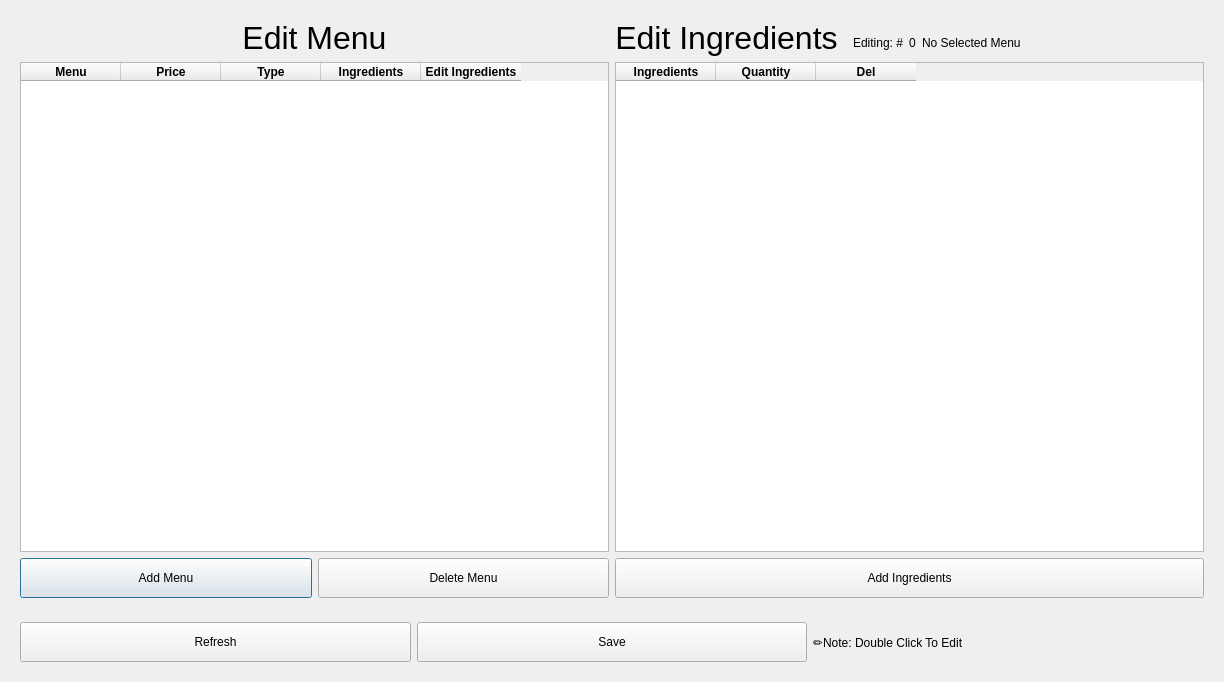
<?xml version="1.0" encoding="UTF-8"?>
<ui version="4.0">
 <class>editmenu</class>
 <widget class="QDialog" name="editmenu">
  <property name="geometry">
   <rect>
    <x>0</x>
    <y>0</y>
    <width>1224</width>
    <height>682</height>
   </rect>
  </property>
  <property name="windowTitle">
   <string>Dialog</string>
  </property>
  <layout class="QVBoxLayout" name="verticalLayout_3">
   <item>
    <widget class="QWidget" name="widget" native="true">
     <layout class="QHBoxLayout" name="horizontalLayout_5">
      <item>
       <layout class="QVBoxLayout" name="verticalLayout">
        <item>
         <widget class="QLabel" name="label_3">
          <property name="font">
           <font>
            <pointsize>24</pointsize>
           </font>
          </property>
          <property name="text">
           <string>Edit Menu</string>
          </property>
          <property name="alignment">
           <set>Qt::AlignmentFlag::AlignCenter</set>
          </property>
         </widget>
        </item>
        <item>
         <widget class="QTableWidget" name="MenuTable">
          <attribute name="horizontalHeaderDefaultSectionSize">
           <number>100</number>
          </attribute>
          <column>
           <property name="text">
            <string>Menu</string>
           </property>
           <property name="font">
            <font>
             <bold>true</bold>
            </font>
           </property>
          </column>
          <column>
           <property name="text">
            <string>Price</string>
           </property>
           <property name="font">
            <font>
             <bold>true</bold>
            </font>
           </property>
          </column>
          <column>
           <property name="text">
            <string>Type</string>
           </property>
           <property name="font">
            <font>
             <bold>true</bold>
            </font>
           </property>
          </column>
          <column>
           <property name="text">
            <string>Ingredients</string>
           </property>
           <property name="font">
            <font>
             <bold>true</bold>
            </font>
           </property>
          </column>
          <column>
           <property name="text">
            <string>Edit Ingredients</string>
           </property>
           <property name="font">
            <font>
             <bold>true</bold>
            </font>
           </property>
          </column>
         </widget>
        </item>
        <item>
         <layout class="QHBoxLayout" name="horizontalLayout_2">
          <item>
           <widget class="QPushButton" name="AddMenuBtn">
            <property name="minimumSize">
             <size>
              <width>0</width>
              <height>40</height>
             </size>
            </property>
            <property name="text">
             <string>Add Menu</string>
            </property>
           </widget>
          </item>
          <item>
           <widget class="QPushButton" name="DelMenuBtn">
            <property name="minimumSize">
             <size>
              <width>0</width>
              <height>40</height>
             </size>
            </property>
            <property name="text">
             <string>Delete Menu</string>
            </property>
           </widget>
          </item>
         </layout>
        </item>
       </layout>
      </item>
      <item>
       <layout class="QVBoxLayout" name="verticalLayout_2">
        <item>
         <layout class="QHBoxLayout" name="horizontalLayout_4">
          <item>
           <widget class="QLabel" name="label_4">
            <property name="sizePolicy">
             <sizepolicy hsizetype="Minimum" vsizetype="Preferred">
              <horstretch>0</horstretch>
              <verstretch>0</verstretch>
             </sizepolicy>
            </property>
            <property name="minimumSize">
             <size>
              <width>0</width>
              <height>0</height>
             </size>
            </property>
            <property name="font">
             <font>
              <pointsize>24</pointsize>
             </font>
            </property>
            <property name="text">
             <string>Edit Ingredients</string>
            </property>
            <property name="alignment">
             <set>Qt::AlignmentFlag::AlignCenter</set>
            </property>
           </widget>
          </item>
          <item>
           <widget class="QWidget" name="TextSelecteMenu" native="true">
            <layout class="QHBoxLayout" name="horizontalLayout_6">
             <property name="bottomMargin">
              <number>0</number>
             </property>
             <item>
              <widget class="QLabel" name="label">
               <property name="sizePolicy">
                <sizepolicy hsizetype="Minimum" vsizetype="Preferred">
                 <horstretch>0</horstretch>
                 <verstretch>0</verstretch>
                </sizepolicy>
               </property>
               <property name="text">
                <string>Editing: #</string>
               </property>
               <property name="alignment">
                <set>Qt::AlignmentFlag::AlignRight|Qt::AlignmentFlag::AlignTrailing|Qt::AlignmentFlag::AlignVCenter</set>
               </property>
              </widget>
             </item>
             <item>
              <widget class="QLabel" name="ingNo">
               <property name="sizePolicy">
                <sizepolicy hsizetype="Minimum" vsizetype="Preferred">
                 <horstretch>0</horstretch>
                 <verstretch>0</verstretch>
                </sizepolicy>
               </property>
               <property name="text">
                <string>0</string>
               </property>
              </widget>
             </item>
             <item>
              <widget class="QLabel" name="ingLabel">
               <property name="sizePolicy">
                <sizepolicy hsizetype="Expanding" vsizetype="Preferred">
                 <horstretch>0</horstretch>
                 <verstretch>0</verstretch>
                </sizepolicy>
               </property>
               <property name="text">
                <string>No Selected Menu</string>
               </property>
              </widget>
             </item>
            </layout>
           </widget>
          </item>
         </layout>
        </item>
        <item>
         <widget class="QTableWidget" name="IngTable">
          <column>
           <property name="text">
            <string>Ingredients</string>
           </property>
           <property name="font">
            <font>
             <bold>true</bold>
            </font>
           </property>
          </column>
          <column>
           <property name="text">
            <string>Quantity</string>
           </property>
           <property name="font">
            <font>
             <bold>true</bold>
            </font>
           </property>
          </column>
          <column>
           <property name="text">
            <string>Del</string>
           </property>
           <property name="font">
            <font>
             <bold>true</bold>
            </font>
           </property>
          </column>
         </widget>
        </item>
        <item>
         <layout class="QHBoxLayout" name="horizontalLayout_3">
          <item>
           <widget class="QPushButton" name="AddIngBtn">
            <property name="minimumSize">
             <size>
              <width>0</width>
              <height>40</height>
             </size>
            </property>
            <property name="text">
             <string>Add Ingredients</string>
            </property>
           </widget>
          </item>
         </layout>
        </item>
       </layout>
      </item>
     </layout>
    </widget>
   </item>
   <item>
    <widget class="QWidget" name="Widget_Button2" native="true">
     <layout class="QHBoxLayout" name="horizontalLayout">
      <item>
       <widget class="QPushButton" name="RefreshBtn">
        <property name="minimumSize">
         <size>
          <width>0</width>
          <height>40</height>
         </size>
        </property>
        <property name="text">
         <string>Refresh</string>
        </property>
       </widget>
      </item>
      <item>
       <widget class="QPushButton" name="SaveMenuBtn">
        <property name="minimumSize">
         <size>
          <width>0</width>
          <height>40</height>
         </size>
        </property>
        <property name="text">
         <string>Save</string>
        </property>
       </widget>
      </item>
      <item>
       <widget class="QLabel" name="label_2">
        <property name="text">
         <string>✏️Note: Double Click To Edit</string>
        </property>
       </widget>
      </item>
     </layout>
    </widget>
   </item>
  </layout>
 </widget>
 <resources/>
 <connections/>
</ui>
